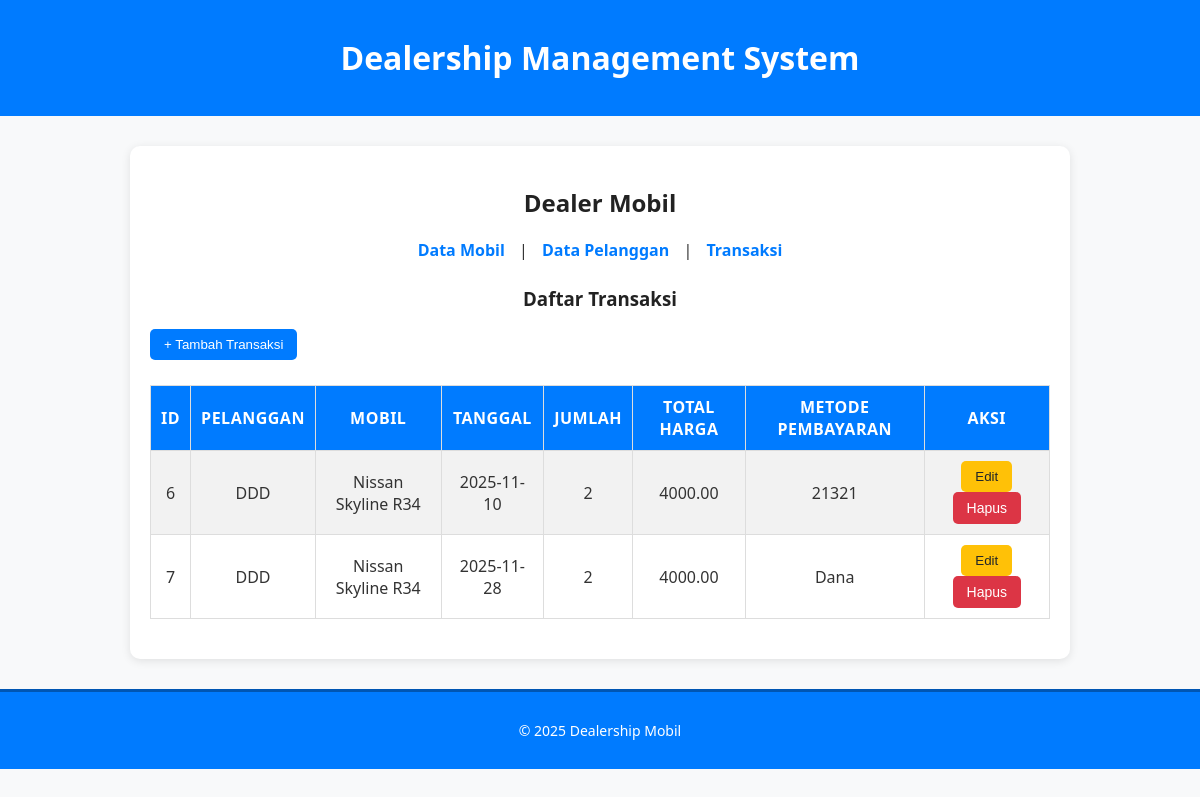
The page /?page=transaksi on the database its author committed.
### tables this page shows
CREATE TABLE `transaksi` (
  `id_transaksi` int(11) NOT NULL,
  `id_pelanggan` int(11) NOT NULL,
  `id_mobil` int(11) NOT NULL,
  `tanggal_transaksi` date NOT NULL,
  `jumlah` int(11) NOT NULL,
  `total_harga` decimal(15,2) NOT NULL,
  `metode_pembayaran` varchar(255) NOT NULL
);

CREATE TABLE `pelanggan` (
  `id_pelanggan` int(11) NOT NULL,
  `nama` varchar(255) NOT NULL,
  `alamat` text NOT NULL,
  `no_telepon` varchar(15) NOT NULL,
  `email` varchar(255) NOT NULL
);

CREATE TABLE `mobil` (
  `id_mobil` int(11) NOT NULL,
  `merk` varchar(255) NOT NULL,
  `model` varchar(255) NOT NULL,
  `tahun` date NOT NULL,
  `warna` varchar(255) NOT NULL,
  `harga` int(11) NOT NULL,
  `stok` int(11) NOT NULL
);

### config/db.php (called while the page is built, shortened)
<?php
class Database {
    private $host = "localhost";
    private $username = "root";
    private $password = "";
    private $dbname = "db_dealer_mobil";
    public function __construct() {
        try {
            $this->conn = new PDO("mysql:host=$this->host;dbname=$this->dbname", $this->username, $this->password);
        } catch (PDOException $e) {
            echo "Connection failed: " . $e->getMessage();
        }
    }
}
?>

### class/transaksi.php (called while the page is built, shortened)
<?php
require_once __DIR__ . '/../config/db.php';
class Transaksi {
    private $db;
    public function __construct() {
        $this->db = (new Database())->conn;
    }
    public function getAllTransaksi() {
        $stmt = $this->db->query("
            SELECT
                t.*,
                p.nama AS nama_pelanggan,
                m.merk,
                m.model
            FROM
                transaksi t
            JOIN
                pelanggan p ON t.id_pelanggan = p.id_pelanggan
            JOIN
                mobil m ON t.id_mobil = m.id_mobil
        ");
        return $stmt->fetchAll(PDO::FETCH_ASSOC);
    }
};
?>

### view/transaksi.php (the view, shortened to what this page needs)
<?php
    include_once 'class/transaksi.php';
    $transaksi = new Transaksi();
?>
<h3>Daftar Transaksi</h3>
<button id="openAddModal">+ Tambah Transaksi</button>
<table border="1">
        <tr>
        <th>ID</th>
        <th>Pelanggan</th>
        <th>Mobil</th>
        <th>Tanggal</th>
        <th>Jumlah</th>
        <th>Total Harga</th>
        <th>Metode Pembayaran</th>
        <th>Aksi</th>
    </tr>
    <?php foreach ($transaksi->getAllTransaksi() as $t): ?>
    <tr>
        <td><?= $t['id_transaksi'] ?></td>
        <td><?= $t['nama_pelanggan'] ?></td>
        <td><?= $t['merk'] . ' ' . $t['model'] ?></td>
        <td><?= $t['tanggal_transaksi'] ?></td>
        <td><?= $t['jumlah'] ?></td>
        <td><?= $t['total_harga'] ?></td>
        <td><?= $t['metode_pembayaran'] ?></td>
        <td>
            <button
                class="editBtn"
                data-id="<?= $t['id_transaksi'] ?>"
                data-pelanggan="<?= $t['id_pelanggan'] ?>"
                data-mobil="<?= $t['id_mobil'] ?>"
                data-tanggal="<?= $t['tanggal_transaksi'] ?>"
                data-jumlah="<?= $t['jumlah'] ?>"
                data-total="<?= $t['total_harga'] ?>"
                data-metode="<?= $t['metode_pembayaran'] ?>"
            >Edit</button>
            <button onclick="if(confirm('Are you sure you want to delete this item?')) { window.location.href='?page=transaksi&delete=<?= $t['id_transaksi'] ?>'; }" class="btn-delete">Hapus</button>
        </td>
    </tr>
    <?php endforeach; ?>
</table>

### index.php (shortened to what this page needs)
<?php
require_once 'class/Transaksi.php';
?>
<!DOCTYPE html>
<html lang="id">
<head>
    <link rel="stylesheet" href="style.css">
</head>
<body>
    <?php include 'view/header.php'; ?>
    <main>
        <h2>Dealer Mobil</h2>
        <nav>
            <a href="?page=mobil">Data Mobil</a> |
            <a href="?page=pelanggan">Data Pelanggan</a> |
            <a href="?page=transaksi">Transaksi</a>
        </nav>
        <?php
        if (isset($_GET['page'])) {
            $page = $_GET['page'];
            if ($page == 'mobil') include 'view/mobil.php';
            elseif ($page == 'pelanggan') include 'view/pelanggan.php';
            elseif ($page == 'transaksi') include 'view/transaksi.php';
        } else {
            echo "<p>Selamat datang di Dealer Mobil!</p>";
        }
        ?>
    </main>
    <?php include 'view/footer.php'; ?>
</body>
</html>

### view/header.php
<header>
    <h1>Dealership Management System</h1>
</header>

### view/footer.php
<footer>
    <p>&copy; 2025 Dealership Mobil</p>
</footer>

### style.css (style rules this page uses)
body { font-family: "Segoe UI", Arial, sans-serif; background-color: #f8f9fa; color: #333; margin: 0; padding: 0; }
h2, h3 { color: #222; text-align: center; }
main { max-width: 900px; margin: 30px auto; padding: 20px; background: #fff; border-radius: 10px; box-shadow: 0 2px 10px rgba(0, 0, 0, 0.1); }
nav { text-align: center; margin-bottom: 25px; }
nav a { text-decoration: none; color: #007bff; margin: 0 10px; font-weight: bold; transition: color 0.2s ease; }
table { border-collapse: collapse; width: 100%; background: #fff; margin: 10px 0 20px; }
th, td { border: 1px solid #ddd; padding: 10px; text-align: center; }
th { background-color: #007bff; color: white; text-transform: uppercase; letter-spacing: 0.5px; }
tr:nth-child(even) { background-color: #f2f2f2; }
button, input[type="submit"] { background-color: #007bff; color: white; border: none; padding: 8px 14px; border-radius: 5px; cursor: pointer; transition: background-color 0.2s ease; }
#openAddModal { margin-bottom: 15px; }
button.editBtn { background-color: #ffc107; color: #212529; }
.btn-delete { display: inline-block; background-color: #dc3545; color: white; padding: 8px 14px; border-radius: 5px; text-decoration: none; font-size: 14px; margin: 0 2px; }
header, footer { text-align: center; padding: 15px 0; background-color: #007bff; color: white; }
footer { font-size: 14px; margin-top: 30px; border-top: 3px solid #0056b3; }

### rows shown on the page
transaksi: id_transaksi "6", id_pelanggan.nama "DDD", id_mobil.merk "Nissan", id_mobil.model "Skyline R34", tanggal_transaksi "2025-11-10", jumlah "2", total_harga "4000.00", metode_pembayaran "21321"
transaksi: id_transaksi "7", id_pelanggan.nama "DDD", id_mobil.merk "Nissan", id_mobil.model "Skyline R34", tanggal_transaksi "2025-11-28", jumlah "2", total_harga "4000.00", metode_pembayaran "Dana"
